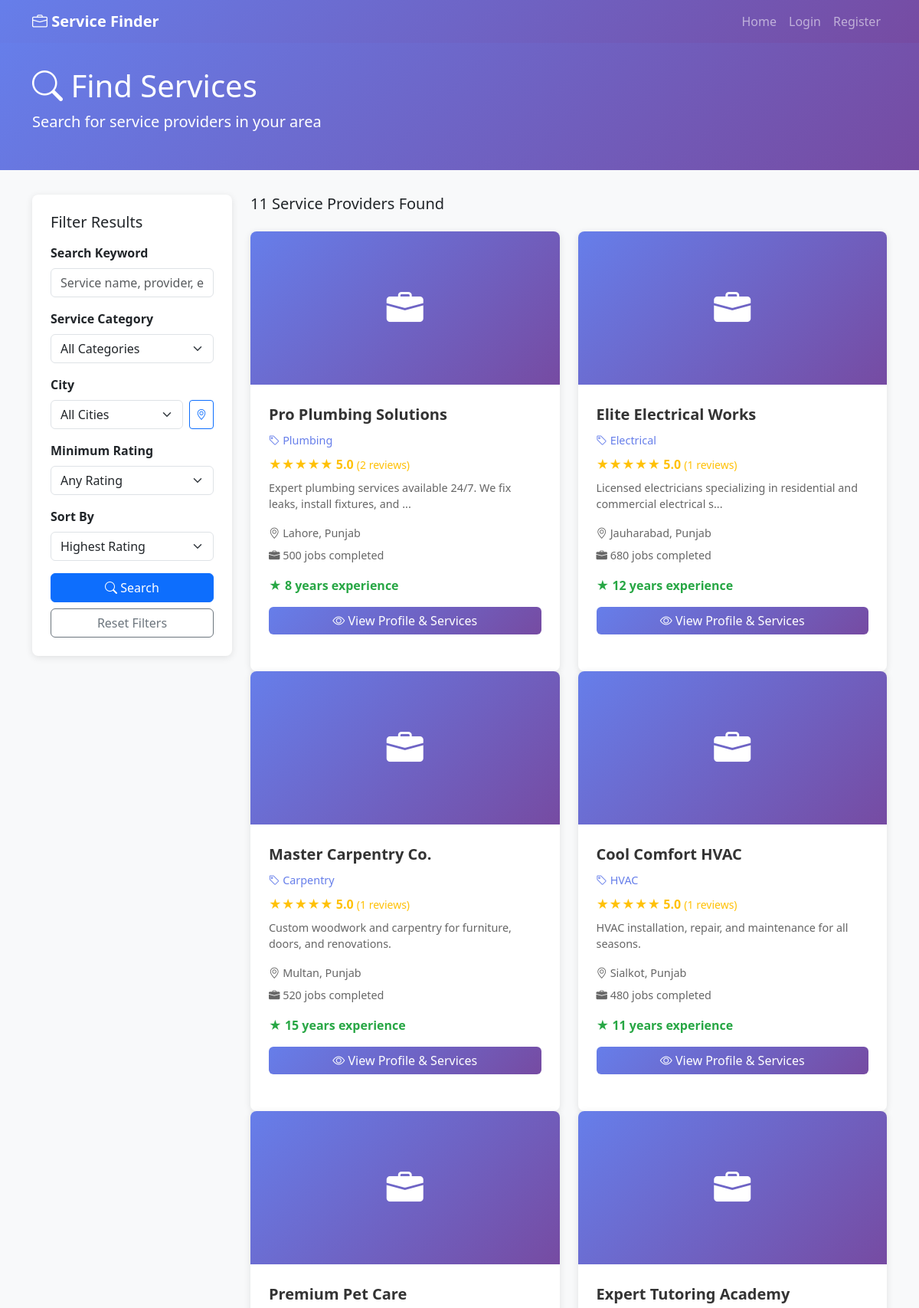
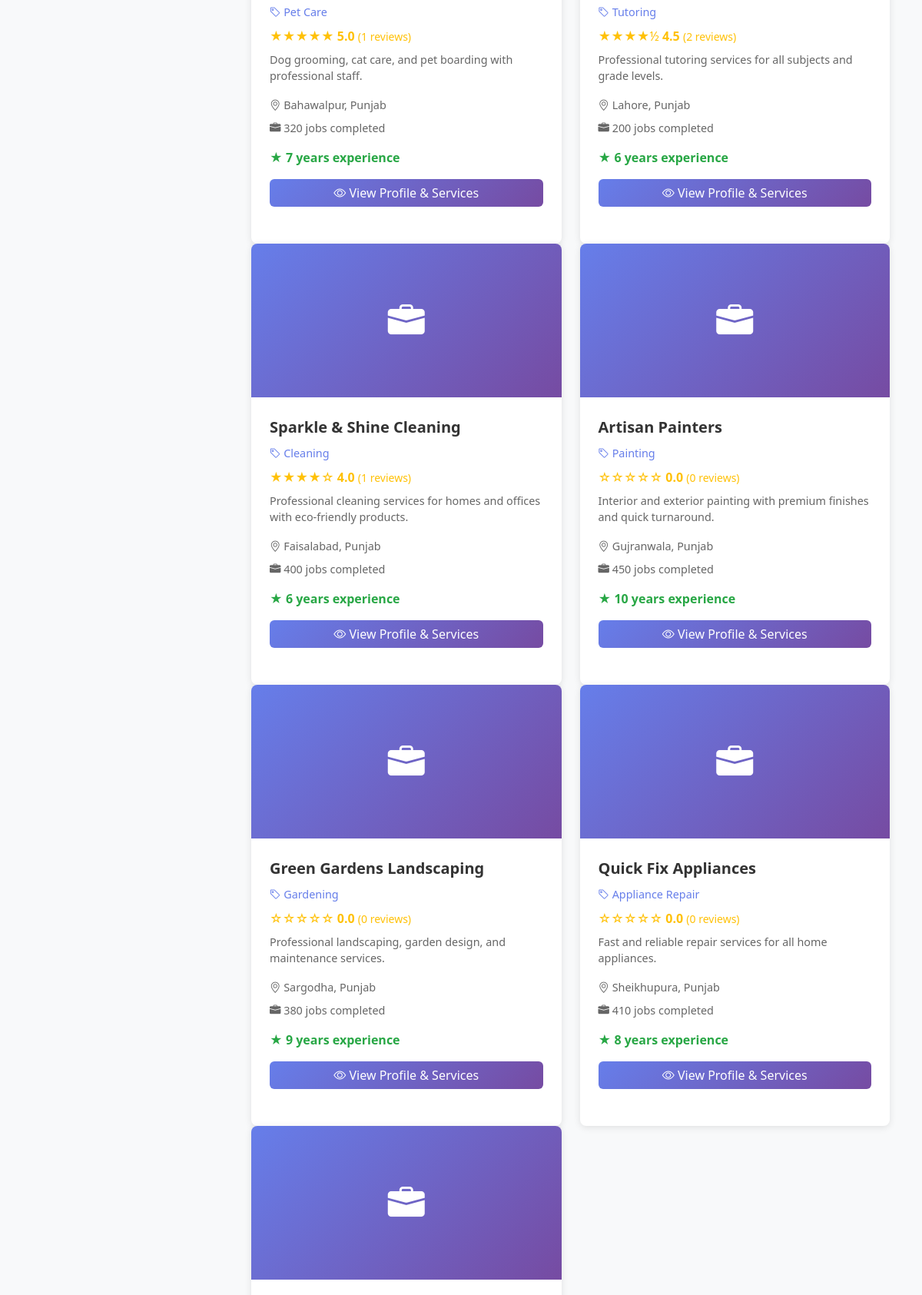
Screenshot of /search.php (upper part) with the database file from the repository (2 pictures, top to bottom).
### tables this page shows
CREATE TABLE service_providers (
    provider_id INT PRIMARY KEY AUTO_INCREMENT,
    user_id INT NOT NULL UNIQUE,
    business_name VARCHAR(150) NOT NULL,
    business_description TEXT,
    category_id INT NOT NULL,
    business_phone VARCHAR(15),
    business_email VARCHAR(100),
    website VARCHAR(255),
    business_address TEXT,
    business_city VARCHAR(100),
    business_state VARCHAR(100),
    business_zip VARCHAR(10),
    latitude DECIMAL(10, 8),
    longitude DECIMAL(11, 8),
    years_of_experience INT,
    average_rating DECIMAL(3, 2) DEFAULT 0.00,
    total_reviews INT DEFAULT 0,
    total_jobs_completed INT DEFAULT 0,
    is_verified BOOLEAN DEFAULT FALSE,
    is_active BOOLEAN DEFAULT TRUE,
    profile_image VARCHAR(255),
    cover_image VARCHAR(255),
    created_at TIMESTAMP DEFAULT CURRENT_TIMESTAMP,
    updated_at TIMESTAMP DEFAULT CURRENT_TIMESTAMP ON UPDATE CURRENT_TIMESTAMP,
    FOREIGN KEY (user_id) REFERENCES users(user_id) ON DELETE CASCADE,
    FOREIGN KEY (category_id) REFERENCES service_categories(category_id),
    INDEX idx_category (category_id),
    INDEX idx_city (business_city),
    INDEX idx_rating (average_rating)
);

CREATE TABLE service_categories (
    category_id INT PRIMARY KEY AUTO_INCREMENT,
    category_name VARCHAR(100) UNIQUE NOT NULL,
    description TEXT,
    icon VARCHAR(50),
    created_at TIMESTAMP DEFAULT CURRENT_TIMESTAMP
);

CREATE TABLE users (
    user_id INT PRIMARY KEY AUTO_INCREMENT,
    username VARCHAR(100) UNIQUE NOT NULL,
    email VARCHAR(100) UNIQUE NOT NULL,
    password VARCHAR(255) NOT NULL,
    first_name VARCHAR(100),
    last_name VARCHAR(100),
    phone VARCHAR(15),
    address TEXT,
    city VARCHAR(100),
    state VARCHAR(100),
    zip_code VARCHAR(10),
    profile_image VARCHAR(255),
    user_type ENUM('customer', 'service_provider') DEFAULT 'customer',
    is_verified BOOLEAN DEFAULT FALSE,
    created_at TIMESTAMP DEFAULT CURRENT_TIMESTAMP,
    updated_at TIMESTAMP DEFAULT CURRENT_TIMESTAMP ON UPDATE CURRENT_TIMESTAMP
);

### database_connection.php (called while the page is built, shortened)
<?php
function sanitize_input($input) {
    $input = trim($input);
    $input = stripslashes($input);
    $input = htmlspecialchars($input, ENT_QUOTES, 'UTF-8');
    return $input;
}
function executeQuery($conn, $query, $types = '', $params = []) {
    $stmt = $conn->prepare($query);
    if (!empty($types) && !empty($params)) {
        $paramRefs = [];
        foreach ($params as &$param) {
            $paramRefs[] = &$param;
        }
        $stmt->bind_param($types, ...$paramRefs);
    }
    if (!$stmt->execute()) {
        return ['success' => false, 'error' => $stmt->error];
    }
    return ['success' => true, 'stmt' => $stmt];
}
function getSingleResult($conn, $query, $types = '', $params = []) {
    $result = executeQuery($conn, $query, $types, $params);
    $stmt = $result['stmt'];
    $result = $stmt->get_result();
    $row = $result->fetch_assoc();
    return $row;
}
function getMultipleResults($conn, $query, $types = '', $params = []) {
    $result = executeQuery($conn, $query, $types, $params);
    $stmt = $result['stmt'];
    $result = $stmt->get_result();
    $rows = [];
    while ($row = $result->fetch_assoc()) {
        $rows[] = $row;
    }
    return $rows;
}
function isLoggedIn() {
    return isset($_SESSION['user_id']) && isset($_SESSION['username']);
}

### helpers.php (called while the page is built, shortened)
<?php
function truncateText($text, $length = 100, $suffix = '...') {
    if (strlen($text) <= $length) {
        return $text;
    }
    return substr($text, 0, $length - strlen($suffix)) . $suffix;
}
function getStarRating($rating) {
    $full_stars = floor($rating);
    $half_star = ($rating - $full_stars) >= 0.5 ? 1 : 0;
    $empty_stars = 5 - $full_stars - $half_star;
    $html = '';
    for ($i = 0; $i < $full_stars; $i++) {
        $html .= '★';
    }
    if ($half_star) {
        $html .= '½';
    }
    for ($i = 0; $i < $empty_stars; $i++) {
        $html .= '☆';
    }
    return $html;
}
?>

### search.php (the view, shortened to what this page needs)
<?php
include 'database_connection.php';
include 'helpers.php';
$keyword = sanitize_input($_GET['keyword'] ?? '');
$minRating = floatval($_GET['min_rating'] ?? 0);
$sortBy = sanitize_input($_GET['sort_by'] ?? 'rating');
$page = intval($_GET['page'] ?? 1);
$offset = ($page - 1) * SEARCH_RESULTS_PER_PAGE;
$query = "SELECT sp.*,
          u.email, u.phone, u.city, u.state,
          c.category_name,
          COALESCE(AVG(r.rating), 0) as avg_rating,
          COUNT(r.review_id) as total_reviews
          FROM service_providers sp
          JOIN users u ON sp.user_id = u.user_id
          JOIN service_categories c ON sp.category_id = c.category_id
          LEFT JOIN reviews r ON sp.provider_id = r.provider_id
          WHERE sp.is_active = 1 AND sp.is_verified = 1";
$types = '';
$params = [];
$query .= " GROUP BY sp.provider_id";
switch ($sortBy) {
    case 'rating':
    default:
        $query .= " ORDER BY avg_rating DESC, total_reviews DESC";
        break;
}
$countQuery = "
    SELECT COUNT(DISTINCT sp.provider_id) as total
    FROM service_providers sp
    JOIN users u ON sp.user_id = u.user_id
    JOIN service_categories c ON sp.category_id = c.category_id
    LEFT JOIN reviews r ON sp.provider_id = r.provider_id
    WHERE sp.is_active = 1 AND sp.is_verified = 1
";
$countTypes = '';
$countParams = [];
$countQuery .= " GROUP BY sp.provider_id";
$countQuery = "SELECT COUNT(*) as total FROM (" . $countQuery . ") as filtered";
$countResult = getSingleResult($conn, $countQuery, $countTypes, $countParams);
$totalResults = $countResult['total'] ?? 0;
$query .= " LIMIT ? OFFSET ?";
$params[] = SEARCH_RESULTS_PER_PAGE;
$params[] = $offset;
$types .= 'ii';
$providers = getMultipleResults($conn, $query, $types, $params);
?>
<!DOCTYPE html>
<html lang="en">
<head>
    <link href="https://cdn.jsdelivr.net/npm/bootstrap@5.3.0/dist/css/bootstrap.min.css" rel="stylesheet">
    <link rel="stylesheet" href="https://cdn.jsdelivr.net/npm/bootstrap-icons@1.11.0/font/bootstrap-icons.css">
</head>
<body>
    <nav class="navbar navbar-expand-lg navbar-dark" style="background: linear-gradient(135deg, #667eea 0%, #764ba2 100%);">
        <div class="container">
            <a class="navbar-brand fw-bold" href="index.php">
                <i class="bi bi-briefcase"></i> Service Finder
            </a>
            <div class="collapse navbar-collapse" id="navbarNav">
                <ul class="navbar-nav ms-auto">
                    <li class="nav-item">
                        <a class="nav-link" href="index.php">Home</a>
                    </li>
                    <?php if (isLoggedIn()): ?>
                        <li class="nav-item">
                            <a class="nav-link" href="dashboard.php">Dashboard</a>
                        </li>
                        <li class="nav-item">
                            <a class="nav-link" href="profile.php">Profile</a>
                        </li>
                        <li class="nav-item">
                            <a class="nav-link" href="logout.php">Logout</a>
                        </li>
                    <?php else: ?>
                        <li class="nav-item">
                            <a class="nav-link" href="login.php">Login</a>
                        </li>
                        <li class="nav-item">
                            <a class="nav-link" href="user_registeration.php">Register</a>
                        </li>
                    <?php endif; ?>
                </ul>
            </div>
        </div>
    </nav>
    <div class="search-header">
        <div class="container">
            <h1><i class="bi bi-search"></i> Find Services</h1>
            <p class="lead">Search for service providers in your area</p>
        </div>
    </div>
    <div class="container">
        <div class="row">
            <div class="col-lg-3">
                <div class="search-filters sticky-top" style="top: 20px;">
                    <h5 class="mb-3">Filter Results</h5>
                    <form method="GET" action="">
                        <div class="filter-group">
                            <label for="keyword">Search Keyword</label>
                            <div style="position: relative;">
                                <input type="text" class="form-control" id="keyword" name="keyword"
                                       value="<?php echo htmlspecialchars($keyword); ?>"
                                       placeholder="Service name, provider, etc."
                                       autocomplete="off">
                            </div>
                        </div>
                        <div class="filter-group">
                            <label for="category">Service Category</label>
                            <select class="form-select" id="category" name="category">
                                <option value="">All Categories</option>
                            </select>
                        </div>
                        <div class="filter-group">
                            <label for="city">City</label>
                            <div style="display: flex; gap: 8px;">
                                <select class="form-select" id="city" name="city" style="flex: 1;">
                                    <option value="">All Cities</option>
                                </select>
                                <button type="button" class="btn btn-outline-primary btn-sm" onclick="getAndSetUserLocation()" title="Auto-detect location">
                                    <i class="bi bi-geo-alt"></i>
                                </button>
                            </div>
                        </div>
                        <div class="filter-group">
                            <label for="min_rating">Minimum Rating</label>
                            <select class="form-select" id="min_rating" name="min_rating">
                                <option value="0" <?php echo $minRating == 0 ? 'selected' : ''; ?>>Any Rating</option>
                            </select>
                        </div>
                        <div class="filter-group">
                            <label for="sort_by">Sort By</label>
                            <select class="form-select" id="sort_by" name="sort_by">
                                <option value="rating" <?php echo $sortBy == 'rating' ? 'selected' : ''; ?>>Highest Rating</option>
                            </select>
                        </div>
                        <button type="submit" class="btn btn-primary w-100 mb-2">
                            <i class="bi bi-search"></i> Search
                        </button>
                        <a href="search.php" class="btn btn-outline-secondary w-100">Reset Filters</a>
                    </form>
                </div>
            </div>
            <div class="col-lg-9">
                <div class="d-flex justify-content-between align-items-center mb-3">
                    <h5>
                        <?php echo $totalResults; ?> Service Provider<?php echo $totalResults != 1 ? 's' : ''; ?> Found
                    </h5>
                </div>
                <?php if (count($providers) > 0): ?>
                    <div class="row">
                        <?php foreach ($providers as $provider): ?>
                            <div class="col-md-6">
                                <div class="provider-card">
                                    <div class="provider-image">
                                        <i class="bi bi-briefcase-fill"></i>
                                    </div>
                                    <div class="provider-content">
                                        <div class="provider-name"><?php echo htmlspecialchars($provider['business_name']); ?></div>
                                        <div class="provider-category">
                                            <i class="bi bi-tag"></i> <?php echo htmlspecialchars($provider['category_name']); ?>
                                        </div>
                                        <div class="provider-rating">
                                            <span><?php echo getStarRating($provider['avg_rating']); ?></span>
                                            <strong><?php echo number_format($provider['avg_rating'], 1); ?></strong>
                                            <small>(<?php echo $provider['total_reviews']; ?> reviews)</small>
                                        </div>
                                        <div class="provider-description">
                                            <?php echo truncateText($provider['business_description'], 80); ?>
                                        </div>
                                        <div class="provider-info">
                                            <i class="bi bi-geo-alt"></i>
                                            <?php echo htmlspecialchars($provider['city']); ?>, <?php echo htmlspecialchars($provider['state']); ?>
                                        </div>
                                        <div class="provider-info">
                                            <i class="bi bi-briefcase-fill"></i>
                                            <?php echo $provider['total_jobs_completed']; ?> jobs completed
                                        </div>
                                        <div class="provider-price">
                                            ★ <?php echo $provider['years_of_experience']; ?> years experience
                                        </div>
                                        <a href="provider-profile.php?id=<?php echo $provider['provider_id']; ?>"
                                           class="btn btn-view-profile w-100">
                                            <i class="bi bi-eye"></i> View Profile & Services
                                        </a>
                                    </div>
                                </div>
                            </div>
                        <?php endforeach; ?>
                    </div>
                <?php endif; ?>
            </div>
        </div>
    </div>
</body>
</html>

### search.php (style rules this page uses)
body { background: #f8f9fa; }
.search-header { background: linear-gradient(135deg, #667eea 0%, #764ba2 100%); color: white; padding: 2rem 0; margin-bottom: 2rem; }
.search-filters { background: white; padding: 1.5rem; border-radius: 8px; box-shadow: 0 2px 10px rgba(0,0,0,0.1); margin-bottom: 2rem; }
.filter-group { margin-bottom: 1rem; }
.filter-group label { font-weight: 600; margin-bottom: 0.5rem; }
.provider-card { background: white; border-radius: 8px; overflow: hidden; box-shadow: 0 2px 10px rgba(0,0,0,0.1); transition: transform 0.3s, box-shadow 0.3s; margin-bottom: 1.5rem; height: 100%; }
.provider-image { width: 100%; height: 200px; background: linear-gradient(135deg, #667eea 0%, #764ba2 100%); display: flex; align-items: center; justify-content: center; color: white; font-size: 3rem; }
.provider-content { padding: 1.5rem; }
.provider-name { font-size: 1.25rem; font-weight: bold; color: #333; margin-bottom: 0.5rem; }
.provider-category { color: #667eea; font-size: 0.9rem; margin-bottom: 0.5rem; }
.provider-rating { color: #ffc107; margin-bottom: 0.5rem; }
.provider-description { color: #666; font-size: 0.9rem; margin-bottom: 1rem; }
.provider-info { font-size: 0.9rem; color: #666; margin-bottom: 0.5rem; }
.provider-price { font-size: 1rem; font-weight: bold; color: #28a745; margin: 1rem 0; }
.btn-view-profile { background: linear-gradient(135deg, #667eea 0%, #764ba2 100%); border: none; color: white; }

### rows the page displays
service_providers: business_name "Pro Plumbing Solutions", category.category_name "Plumbing", avg_rating "★★★★★", avg_rating "5.0", total_reviews "2", business_description "Expert plumbing services available 24/7. We fix leaks, install fixtures, and ...", user.city "Lahore", user.state "Punjab", total_jobs_completed "500", years_of_experience "8"
service_providers: business_name "Elite Electrical Works", category.category_name "Electrical", avg_rating "★★★★★", avg_rating "5.0", total_reviews "1", business_description "Licensed electricians specializing in residential and commercial electrical s...", user.city "Jauharabad", user.state "Punjab", total_jobs_completed "680", years_of_experience "12"
service_providers: business_name "Master Carpentry Co.", category.category_name "Carpentry", avg_rating "★★★★★", avg_rating "5.0", total_reviews "1", business_description "Custom woodwork and carpentry for furniture, doors, and renovations.", user.city "Multan", user.state "Punjab", total_jobs_completed "520", years_of_experience "15"
service_providers: business_name "Cool Comfort HVAC", category.category_name "HVAC", avg_rating "★★★★★", avg_rating "5.0", total_reviews "1", business_description "HVAC installation, repair, and maintenance for all seasons.", user.city "Sialkot", user.state "Punjab", total_jobs_completed "480", years_of_experience "11"
service_providers: business_name "Premium Pet Care", category.category_name "Pet Care", avg_rating "★★★★★", avg_rating "5.0", total_reviews "1", business_description "Dog grooming, cat care, and pet boarding with professional staff.", user.city "Bahawalpur", user.state "Punjab", total_jobs_completed "320", years_of_experience "7"
service_providers: business_name "Expert Tutoring Academy", category.category_name "Tutoring", avg_rating "★★★★½", avg_rating "4.5", total_reviews "2", business_description "Professional tutoring services for all subjects and grade levels.", user.city "Lahore", user.state "Punjab", total_jobs_completed "200", years_of_experience "6"
service_providers: business_name "Sparkle & Shine Cleaning", category.category_name "Cleaning", avg_rating "★★★★☆", avg_rating "4.0", total_reviews "1", business_description "Professional cleaning services for homes and offices with eco-friendly products.", user.city "Faisalabad", user.state "Punjab", total_jobs_completed "400", years_of_experience "6"
service_providers: business_name "Artisan Painters", category.category_name "Painting", avg_rating "☆☆☆☆☆", avg_rating "0.0", total_reviews "0", business_description "Interior and exterior painting with premium finishes and quick turnaround.", user.city "Gujranwala", user.state "Punjab", total_jobs_completed "450", years_of_experience "10"
service_providers: business_name "Green Gardens Landscaping", category.category_name "Gardening", avg_rating "☆☆☆☆☆", avg_rating "0.0", total_reviews "0", business_description "Professional landscaping, garden design, and maintenance services.", user.city "Sargodha", user.state "Punjab", total_jobs_completed "380", years_of_experience "9"
service_providers: business_name "Quick Fix Appliances", category.category_name "Appliance Repair", avg_rating "☆☆☆☆☆", avg_rating "0.0", total_reviews "0", business_description "Fast and reliable repair services for all home appliances.", user.city "Sheikhupura", user.state "Punjab", total_jobs_completed "410", years_of_experience "8"

### other values shown
$totalResults "11"
